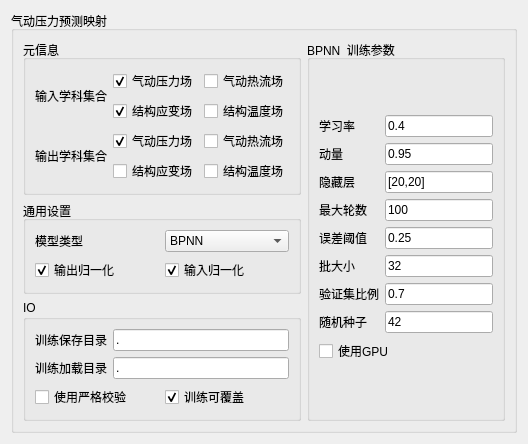
                 <widget class="QWidget" name="page_15">
                  <layout class="QGridLayout" name="gridLayout_12">
                   <item row="0" column="0">
                    <widget class="QGroupBox" name="groupBox_24">
                     <property name="title">
                      <string>⽓动压力预测映射</string>
                     </property>
                     <layout class="QGridLayout" name="gridLayout_19">
                      <item row="0" column="0">
                       <layout class="QVBoxLayout" name="verticalLayout_54">
                        <item>
                         <widget class="QGroupBox" name="groupBox_25">
                          <property name="title">
                           <string>元信息</string>
                          </property>
                          <layout class="QGridLayout" name="gridLayout_13">
                           <item row="0" column="0">
                            <widget class="QLabel" name="label_24">
                             <property name="text">
                              <string>输⼊学科集合</string>
                             </property>
                            </widget>
                           </item>
                           <item row="0" column="1">
                            <layout class="QHBoxLayout" name="horizontalLayout_36">
                             <item>
                              <layout class="QVBoxLayout" name="verticalLayout_67">
                               <item>
                                <widget class="QCheckBox" name="PIn">
                                 <property name="text">
                                  <string>⽓动压⼒场</string>
                                 </property>
                                 <property name="checkable">
                                  <bool>true</bool>
                                 </property>
                                 <property name="checked">
                                  <bool>true</bool>
                                 </property>
                                </widget>
                               </item>
                               <item>
                                <widget class="QCheckBox" name="SIn">
                                 <property name="text">
                                  <string>结构应变场</string>
                                 </property>
                                 <property name="checked">
                                  <bool>true</bool>
                                 </property>
                                </widget>
                               </item>
                              </layout>
                             </item>
                             <item>
                              <layout class="QVBoxLayout" name="verticalLayout_68">
                               <item>
                                <widget class="QCheckBox" name="KIn">
                                 <property name="text">
                                  <string>⽓动热流场</string>
                                 </property>
                                </widget>
                               </item>
                               <item>
                                <widget class="QCheckBox" name="TIn">
                                 <property name="text">
                                  <string>结构温度场</string>
                                 </property>
                                </widget>
                               </item>
                              </layout>
                             </item>
                            </layout>
                           </item>
                           <item row="1" column="0">
                            <widget class="QLabel" name="label_25">
                             <property name="text">
                              <string>输出学科集合</string>
                             </property>
                            </widget>
                           </item>
                           <item row="1" column="1">
                            <layout class="QHBoxLayout" name="horizontalLayout_37">
                             <item>
                              <layout class="QVBoxLayout" name="verticalLayout_66">
                               <item>
                                <widget class="QCheckBox" name="POut">
                                 <property name="text">
                                  <string>⽓动压⼒场</string>
                                 </property>
                                 <property name="checked">
                                  <bool>true</bool>
                                 </property>
                                </widget>
                               </item>
                               <item>
                                <widget class="QCheckBox" name="SOut">
                                 <property name="text">
                                  <string>结构应变场</string>
                                 </property>
                                </widget>
                               </item>
                              </layout>
                             </item>
                             <item>
                              <layout class="QVBoxLayout" name="verticalLayout_44">
                               <item>
                                <widget class="QCheckBox" name="KOut">
                                 <property name="text">
                                  <string>⽓动热流场</string>
                                 </property>
                                </widget>
                               </item>
                               <item>
                                <widget class="QCheckBox" name="TOut">
                                 <property name="text">
                                  <string>结构温度场</string>
                                 </property>
                                </widget>
                               </item>
                              </layout>
                             </item>
                            </layout>
                           </item>
                          </layout>
                         </widget>
                        </item>
                        <item>
                         <widget class="QGroupBox" name="groupBox_29">
                          <property name="title">
                           <string>通⽤设置</string>
                          </property>
                          <layout class="QGridLayout" name="gridLayout_14">
                           <item row="0" column="0">
                            <layout class="QHBoxLayout" name="horizontalLayout_38">
                             <item>
                              <widget class="QLabel" name="label_26">
                               <property name="text">
                                <string>模型类型</string>
                               </property>
                              </widget>
                             </item>
                             <item>
                              <widget class="QComboBox" name="comboBox_ForecastType">
                               <item>
                                <property name="text">
                                 <string>BPNN</string>
                                </property>
                               </item>
                              </widget>
                             </item>
                            </layout>
                           </item>
                           <item row="1" column="0">
                            <layout class="QHBoxLayout" name="horizontalLayout_39">
                             <item>
                              <widget class="QCheckBox" name="checkBox_ForecastOut">
                               <property name="text">
                                <string>输出归⼀化</string>
                               </property>
                               <property name="checked">
                                <bool>true</bool>
                               </property>
                              </widget>
                             </item>
                             <item>
                              <widget class="QCheckBox" name="checkBox_ForecastIn">
                               <property name="text">
                                <string>输⼊归⼀化</string>
                               </property>
                               <property name="checked">
                                <bool>true</bool>
                               </property>
                              </widget>
                             </item>
                            </layout>
                           </item>
                          </layout>
                         </widget>
                        </item>
                        <item>
                         <widget class="QGroupBox" name="groupBox_28">
                          <property name="title">
                           <string>IO</string>
                          </property>
                          <layout class="QGridLayout" name="gridLayout_15">
                           <item row="0" column="0">
                            <layout class="QGridLayout" name="gridLayout_16">
                             <item row="0" column="0">
                              <layout class="QGridLayout" name="gridLayout_17">
                               <item row="0" column="1">
                                <widget class="QLineEdit" name="lineEdit_Forecast_Savedir">
                                 <property name="text">
                                  <string>.</string>
                                 </property>
                                </widget>
                               </item>
                               <item row="1" column="0">
                                <widget class="QLabel" name="label_28">
                                 <property name="text">
                                  <string>训练加载⽬录</string>
                                 </property>
                                </widget>
                               </item>
                               <item row="0" column="0">
                                <widget class="QLabel" name="label_27">
                                 <property name="text">
                                  <string>训练保存⽬录</string>
                                 </property>
                                </widget>
                               </item>
                               <item row="1" column="1">
                                <widget class="QLineEdit" name="lineEdit_Forecast_Loaddir">
                                 <property name="text">
                                  <string>.</string>
                                 </property>
                                </widget>
                               </item>
                              </layout>
                             </item>
                             <item row="1" column="0">
                              <layout class="QHBoxLayout" name="horizontalLayout_56">
                               <item>
                                <widget class="QCheckBox" name="checkBox_IOForecastVerify">
                                 <property name="text">
                                  <string>使⽤严格校验</string>
                                 </property>
                                 <property name="checked">
                                  <bool>false</bool>
                                 </property>
                                </widget>
                               </item>
                               <item>
                                <widget class="QCheckBox" name="checkBox_IOForecastCover">
                                 <property name="text">
                                  <string>训练可覆盖</string>
                                 </property>
                                 <property name="checked">
                                  <bool>true</bool>
                                 </property>
                                </widget>
                               </item>
                              </layout>
                             </item>
                            </layout>
                           </item>
                          </layout>
                         </widget>
                        </item>
                       </layout>
                      </item>
                      <item row="0" column="1">
                       <widget class="QGroupBox" name="groupBox_36">
                        <property name="title">
                         <string>BPNN  训练参数</string>
                        </property>
                        <layout class="QGridLayout" name="gridLayout_18">
                         <item row="0" column="0">
                          <layout class="QVBoxLayout" name="verticalLayout_51">
                           <item>
                            <layout class="QHBoxLayout" name="horizontalLayout_57">
                             <item>
                              <layout class="QVBoxLayout" name="verticalLayout_52">
                               <item>
                                <widget class="QLabel" name="label_29">
                                 <property name="text">
                                  <string>学习率</string>
                                 </property>
                                </widget>
                               </item>
                               <item>
                                <widget class="QLabel" name="label_30">
                                 <property name="text">
                                  <string>动量</string>
                                 </property>
                                </widget>
                               </item>
                               <item>
                                <widget class="QLabel" name="label_31">
                                 <property name="text">
                                  <string>隐藏层</string>
                                 </property>
                                </widget>
                               </item>
                               <item>
                                <widget class="QLabel" name="label_32">
                                 <property name="text">
                                  <string>最⼤轮数</string>
                                 </property>
                                </widget>
                               </item>
                               <item>
                                <widget class="QLabel" name="label_33">
                                 <property name="text">
                                  <string>误差阈值</string>
                                 </property>
                                </widget>
                               </item>
                               <item>
                                <widget class="QLabel" name="label_34">
                                 <property name="text">
                                  <string>批⼤⼩</string>
                                 </property>
                                </widget>
                               </item>
                               <item>
                                <widget class="QLabel" name="label_35">
                                 <property name="text">
                                  <string>验证集⽐例</string>
                                 </property>
                                </widget>
                               </item>
                               <item>
                                <widget class="QLabel" name="label_36">
                                 <property name="text">
                                  <string>随机种⼦</string>
                                 </property>
                                </widget>
                               </item>
                              </layout>
                             </item>
                             <item>
                              <layout class="QVBoxLayout" name="verticalLayout_53">
                               <item>
                                <widget class="QLineEdit" name="lineEdit_BPNNForecast_1">
                                 <property name="text">
                                  <string>0.4</string>
                                 </property>
                                </widget>
                               </item>
                               <item>
                                <widget class="QLineEdit" name="lineEdit_BPNNForecast_2">
                                 <property name="text">
                                  <string>0.95</string>
                                 </property>
                                </widget>
                               </item>
                               <item>
                                <widget class="QLineEdit" name="lineEdit_BPNNForecast_3">
                                 <property name="text">
                                  <string>[20,20]</string>
                                 </property>
                                </widget>
                               </item>
                               <item>
                                <widget class="QLineEdit" name="lineEdit_BPNNForecast_4">
                                 <property name="text">
                                  <string>100</string>
                                 </property>
                                </widget>
                               </item>
                               <item>
                                <widget class="QLineEdit" name="lineEdit_BPNNForecast_5">
                                 <property name="text">
                                  <string>0.25</string>
                                 </property>
                                </widget>
                               </item>
                               <item>
                                <widget class="QLineEdit" name="lineEdit_BPNNForecast_6">
                                 <property name="text">
                                  <string>32</string>
                                 </property>
                                </widget>
                               </item>
                               <item>
                                <widget class="QLineEdit" name="lineEdit_BPNNForecast_7">
                                 <property name="text">
                                  <string>0.7</string>
                                 </property>
                                </widget>
                               </item>
                               <item>
                                <widget class="QLineEdit" name="lineEdit_BPNNForecast_8">
                                 <property name="text">
                                  <string>42</string>
                                 </property>
                                </widget>
                               </item>
                              </layout>
                             </item>
                            </layout>
                           </item>
                           <item>
                            <widget class="QCheckBox" name="checkBox_BPNNForecastGpu">
                             <property name="text">
                              <string>使⽤GPU</string>
                             </property>
                             <property name="checked">
                              <bool>false</bool>
                             </property>
                            </widget>
                           </item>
                          </layout>
                         </item>
                        </layout>
                       </widget>
                      </item>
                     </layout>
                    </widget>
                   </item>
                  </layout>
                 </widget>
